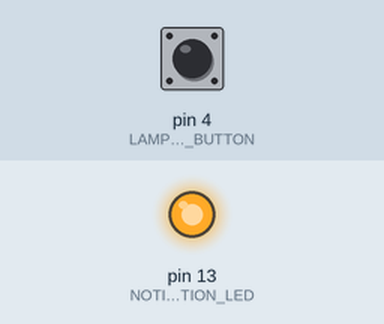
The sketch below on a simulated Arduino Uno, built with avr-gcc and run on an emulated ATmega328P. On the bench: output pins drawn as LEDs (lit = HIGH). Inputs (shaded band) come from the test bench; at power-on: pin 4 (LAMP_TRIGGER_BUTTON) HIGH. No radio packets arrive unless stated; what the sketch prints to the serial monitor is not drawn.

Above: at 0.93 s.
1.3 s: pin 4 (LAMP_TRIGGER_BUTTON) pulled LOW for 0.15 s
Timing chart, 0 to 4.3 s (numbered marks = the images above; inputs shaded):
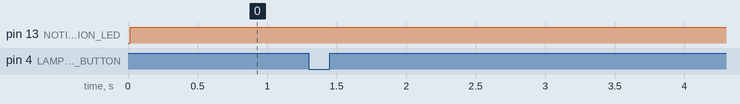

The sketch:

darwinNano.ino
```cpp
#include <SPI.h>
#include "RF24.h"
#include <Message.h>

#define LAMP_TRIGGER_BUTTON 4
#define NOTIFICATION_LED 13
#define SERIAL_UPDATE_RATE 1000
#define DARWIN_lamp 232

int serial_update_counter = 0;
int darwin_command = 0;
RF24 radio(9,10);
const uint64_t pipes [2] = {0xE8E8F0F0E1LL,0xE8E8F0F0E2LL};
int controller_message [7] = {0};
Message weather_message [6] = {Message()};
uint8_t pipe_num = 9;
bool lamp_relay_triggered = false;

void setup()
{
    Serial.begin(115200);
    configureRadio();
    configurePins();
}

void loop()
{
    checkButtonInput();
    checkSerialInput();
    updateSerialState();
    updateRelaysState();
    checkRadioInput();

    delay(1);
}

// setup RF24 radio
void configureRadio()
{
   radio.begin();
   radio.openReadingPipe(0,pipes[0]);
   radio.openReadingPipe(1,pipes[1]);
   radio.setDataRate( RF24_2MBPS ) ;
   radio.setPALevel( RF24_PA_MAX ) ;
   radio.powerUp() ;
   radio.startListening();
}

// setup onboard pins to be use
void configurePins()
{
    pinMode(LAMP_TRIGGER_BUTTON, INPUT_PULLUP);
    pinMode(NOTIFICATION_LED, OUTPUT);
    digitalWrite(NOTIFICATION_LED, LOW);
}

void processDarwinCommand(int darwins_intentions)
{
  if(darwins_intentions != 0 && darwins_intentions != -1 )
  {
     if(darwins_intentions == DARWIN_lamp)
     {
         lamp_relay_triggered = true;
         flashNotificationLED(100);
     }
  }
}

void processRadioInput(uint8_t pipe)
{
    radio.stopListening();

    if(pipe == 0)
    {
       if(controller_message[3] == 1)
      {
         lamp_relay_triggered = true;
      }
    }

    if(pipe == 1)
    {

    }

    radio.startListening();
}

// check for messages from radio signals
void checkRadioInput()
{

   while(radio.available(&pipe_num))
   {
      if(pipe_num == 0)
      {
        radio.read(controller_message, sizeof(controller_message));
      }
      else if(pipe_num == 1)
      {
         radio.read(weather_message, sizeof(weather_message));
      }
   }

   if(pipe_num !=9)
   {
       flashNotificationLED(100);
       processRadioInput(pipe_num);
   }

   pipe_num = 9;
}

// check for messages from Darwin
void checkSerialInput()
{
    if(Serial.available() > 0)
    {
        darwin_command = Serial.read();
        processDarwinCommand(darwin_command);
        darwin_command = 0;
    }
}

// check for change of state for relays.  Relay_1 controls a light switch (under desk)
void updateRelaysState()
{
      if(lamp_relay_triggered)
      {
         Serial.println("Lamp Relay Triggered");
         lamp_relay_triggered = false;
      }
}

void checkButtonInput()
{
    if(digitalRead(LAMP_TRIGGER_BUTTON) == LOW)
    {
       lamp_relay_triggered = true;
       flashNotificationLED(100);
    }
}

void flashNotificationLED(int Delay)
{
     digitalWrite(NOTIFICATION_LED, HIGH);
     delay(Delay);
     digitalWrite(NOTIFICATION_LED, LOW);
}

// output to the USB serial line certain state paramaters
void updateSerialState()
{
  if(serial_update_counter > SERIAL_UPDATE_RATE){
    serial_update_counter = 0;
}

  serial_update_counter++;
}
```
